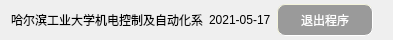
    <widget class="QFrame" name="frame_3">
     <property name="minimumSize">
      <size>
       <width>0</width>
       <height>40</height>
      </size>
     </property>
     <property name="maximumSize">
      <size>
       <width>16777215</width>
       <height>40</height>
      </size>
     </property>
     <property name="frameShape">
      <enum>QFrame::NoFrame</enum>
     </property>
     <layout class="QHBoxLayout" name="horizontalLayout_2">
      <property name="topMargin">
       <number>0</number>
      </property>
      <property name="rightMargin">
       <number>20</number>
      </property>
      <property name="bottomMargin">
       <number>0</number>
      </property>
      <item>
       <widget class="QLabel" name="label_4">
        <property name="text">
         <string>哈尔滨工业大学机电控制及自动化系</string>
        </property>
       </widget>
      </item>
      <item>
       <widget class="QLabel" name="label_datetime">
        <property name="text">
         <string>2021-05-17</string>
        </property>
       </widget>
      </item>
      <item>
       <widget class="QPushButton" name="pbExit">
        <property name="sizePolicy">
         <sizepolicy hsizetype="Fixed" vsizetype="Fixed">
          <horstretch>0</horstretch>
          <verstretch>0</verstretch>
         </sizepolicy>
        </property>
        <property name="minimumSize">
         <size>
          <width>96</width>
          <height>32</height>
         </size>
        </property>
        <property name="cursor">
         <cursorShape>PointingHandCursor</cursorShape>
        </property>
        <property name="styleSheet">
         <string notr="true">QPushButton{
  border-style: inset; border-width: 1px; 
  color: rgb(255, 255, 255);
  background-color: rgb(154, 154, 154);
  border-radius: 8px; 
  border-color: beige; padding: 3px; 
}
QPushButton:hover{
  background-color: rgb(127, 0, 20); 
  color: rgb(255, 0, 0);
}
QPushButton:pressed{
  background-color: #3daee9; color: #7FFF7F
}</string>
        </property>
        <property name="text">
         <string>退出程序</string>
        </property>
        <property name="flat">
         <bool>false</bool>
        </property>
       </widget>
      </item>
     </layout>
    </widget>
